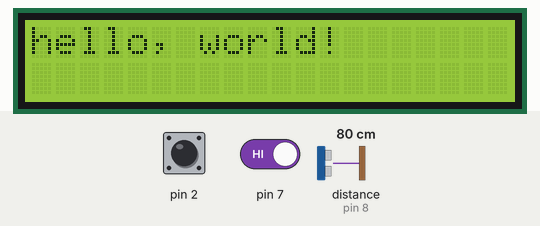
A sketch run on a simulated Arduino Uno, built with avr-gcc and run on an emulated ATmega328P. Parts: 20×2 character LCD. The test bench sets the inputs (shaded band); at power-on: pin 2 HIGH, pin 7 HIGH, distance to the obstacle (sensor on pin 8) 80 cm. The echo pulse lasts 58.3 µs per cm; what the sketch prints to the serial monitor is not drawn.

Above: at 1.2 s.
1.3 s: pin 2 pulled LOW for 1.2 s
At 1.6 s:
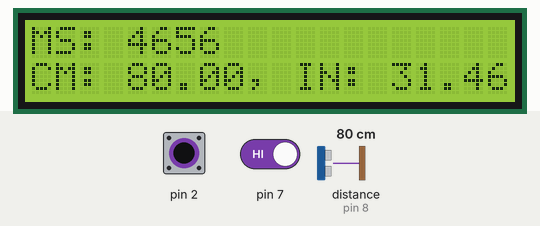
4.0 s: pin 2 driven LOW and pin 7 driven LOW
8.1 s: pin 7 driven HIGH
9.6 s: distance to the obstacle (sensor on pin 8) set to 60 cm
At 11.0 s:
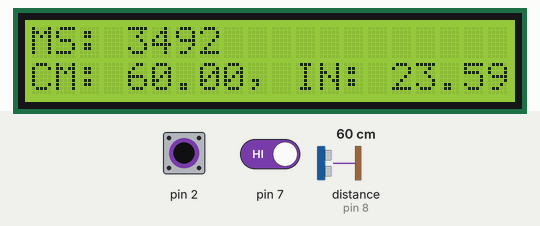
13.7 s: distance to the obstacle (sensor on pin 8) set to 250 cm
At 14.1 s:
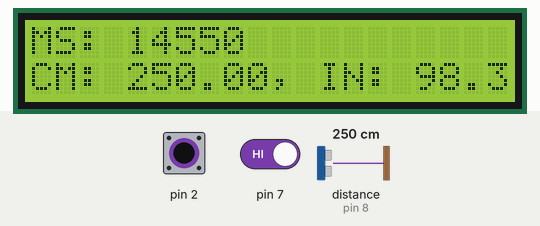
15.3 s: distance to the obstacle (sensor on pin 8) set to 120 cm
At 16.0 s:
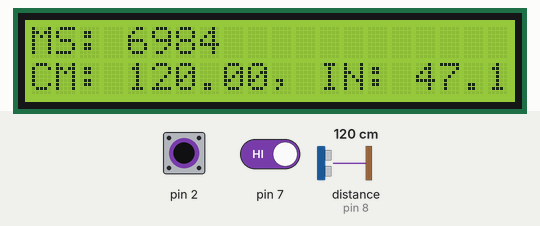
Timing chart, 0 to 18.0 s (numbered marks = the images above; inputs shaded):
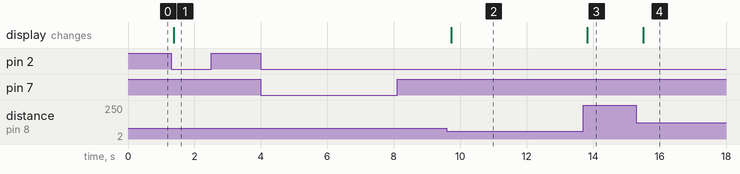

The sketch:

CP03.ino
```cpp
#include <Ultrasonic.h>
#define TRIGGER_PIN 13
#define ECHO_PIN 8
Ultrasonic ultrasonic(TRIGGER_PIN, ECHO_PIN);
#include <LiquidCrystal.h>
LiquidCrystal lcd(12, 11, 9,3,4,5);

void setup()
{
  Serial.begin(9600);
  pinMode(2,INPUT_PULLUP);
  attachInterrupt(0,int0,LOW);
  lcd.begin(20, 2);
  lcd.print("hello, world!");
    pinMode(7,INPUT_PULLUP);

}
void loop() {


    if (digitalRead(7) == LOW)
   noInterrupts();
   //Serial.print(digitalRead(7));
  else
   interrupts();
//Serial.print(digitalRead(7));
  delay(1000);


}
void int0()
{
    float cmMsec, inMsec;
    long microsec = ultrasonic.timing();
    cmMsec = ultrasonic.convert(microsec, Ultrasonic::CM); // 計算距離，單位: 公分
    inMsec = ultrasonic.convert(microsec, Ultrasonic::IN); // 計算距離，單位: 英吋
    Serial.print("MS: "); Serial.print(microsec);
    Serial.print(", CM: "); Serial.print(cmMsec);
    Serial.print(", IN: "); Serial.println(inMsec);
    lcd.begin(20, 2);
    lcd.print("MS: "); lcd.print(microsec);
    lcd.setCursor(0, 1);
    lcd.print("CM: "); lcd.print(cmMsec);
    lcd.print(", IN: "); lcd.print(inMsec);
    delay(1000);

}
```

Ultrasonic.h.ino
```cpp
/*
 * Ultrasonic.h - Library for HC-SR04 Ultrasonic Sensing Module.
 *
 * With ideas from:
 *   Created by ITead studio. Alex, Apr 20, 2010.
 *   iteadstudio.com
 *
 * SVN Keywords
 * ----------------------------------
 * $Author: cnobile $
 * $Date: 2011-12-07 21:49:14 -0500 (Wed, 07 Dec 2011) $
 * $Revision: 38 $
 * ----------------------------------
 *
 * Thank you to Rowan Simms for pointing out the change in header name with
 * Arduino version 1.0 and up.
 *
 */

#ifndef ULTRASONIC_H
#define ULTRASONIC_H

#include <stddef.h>

#if defined(ARDUINO) && ARDUINO >= 100
  #include <Arduino.h>
#else
  #include <WProgram.h>
#endif

// Undefine COMPILE_STD_DEV if you don't want Standard Deviation.
#define COMPILE_STD_DEV


typedef struct bufferCtl
    {
    float *pBegin;
    float *pIndex;
    size_t length;
    bool filled;
    } BufCtl;

class Ultrasonic
    {
    public:
    Ultrasonic(int tp, int ep);
    long timing();
    float convert(long microsec, int metric);
    void setDivisor(float value, int metric);
    static const int IN = 0;
    static const int CM = 1;

#ifdef COMPILE_STD_DEV
    bool sampleCreate(size_t size, ...);
    void sampleClear();
    float unbiasedStdDev(float value, size_t bufNum);
#endif // COMPILE_STD_DEV

    private:
    int _trigPin;
    int _echoPin;
    float _cmDivisor;
    float _inDivisor;

#ifdef COMPILE_STD_DEV
    size_t _numBufs;
    BufCtl *_pBuffers;
    void _sampleUpdate(BufCtl *buf, float msec);
    void _freeBuffers();
#endif // COMPILE_STD_DEV
    };

#endif // ULTRASONIC_H
```

Measured:
- after the input at 1.3 s, the display: changes after 0.07 s (image 1)
- after the input at 4.0 s, every drawn part: stays the same
- after the input at 8.1 s, every drawn part: stays the same
- after the input at 9.6 s, the display: changes after 0.12 s (image 2)
- after the input at 13.7 s, the display: changes after 0.12 s (image 3)
- after the input at 15.3 s, the display: changes after 0.21 s (image 4)
